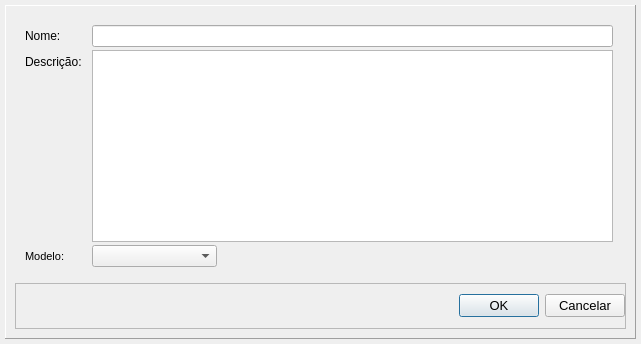
<?xml version="1.0" encoding="UTF-8"?>
<ui version="4.0">
 <class>ProjectDialog</class>
 <widget class="QDialog" name="ProjectDialog">
  <property name="geometry">
   <rect>
    <x>0</x>
    <y>0</y>
    <width>641</width>
    <height>344</height>
   </rect>
  </property>
  <property name="sizePolicy">
   <sizepolicy hsizetype="Minimum" vsizetype="Minimum">
    <horstretch>0</horstretch>
    <verstretch>0</verstretch>
   </sizepolicy>
  </property>
  <property name="windowTitle">
   <string>Novo Projeto</string>
  </property>
  <property name="windowIcon">
   <iconset>
    <normaloff>../styles/icon.ico</normaloff>../styles/icon.ico</iconset>
  </property>
  <layout class="QVBoxLayout" name="verticalLayout">
   <property name="spacing">
    <number>5</number>
   </property>
   <property name="sizeConstraint">
    <enum>QLayout::SetMinimumSize</enum>
   </property>
   <property name="leftMargin">
    <number>5</number>
   </property>
   <property name="topMargin">
    <number>5</number>
   </property>
   <property name="rightMargin">
    <number>5</number>
   </property>
   <property name="bottomMargin">
    <number>5</number>
   </property>
   <item>
    <widget class="QFrame" name="frame">
     <property name="frameShape">
      <enum>QFrame::Panel</enum>
     </property>
     <property name="frameShadow">
      <enum>QFrame::Raised</enum>
     </property>
     <layout class="QVBoxLayout" name="verticalLayout_2">
      <property name="spacing">
       <number>6</number>
      </property>
      <item>
       <widget class="QFrame" name="main">
        <property name="sizePolicy">
         <sizepolicy hsizetype="Minimum" vsizetype="Minimum">
          <horstretch>0</horstretch>
          <verstretch>0</verstretch>
         </sizepolicy>
        </property>
        <property name="frameShape">
         <enum>QFrame::NoFrame</enum>
        </property>
        <property name="frameShadow">
         <enum>QFrame::Raised</enum>
        </property>
        <layout class="QFormLayout" name="formLayout">
         <property name="horizontalSpacing">
          <number>10</number>
         </property>
         <property name="verticalSpacing">
          <number>3</number>
         </property>
         <property name="leftMargin">
          <number>10</number>
         </property>
         <property name="topMargin">
          <number>10</number>
         </property>
         <property name="rightMargin">
          <number>10</number>
         </property>
         <property name="bottomMargin">
          <number>10</number>
         </property>
         <item row="0" column="0">
          <widget class="QLabel" name="nameLabel">
           <property name="font">
            <font>
             <family>MS Shell Dlg 2</family>
            </font>
           </property>
           <property name="text">
            <string>Nome:</string>
           </property>
          </widget>
         </item>
         <item row="7" column="0">
          <widget class="QLabel" name="modelLabel">
           <property name="font">
            <font>
             <family>MS Shell Dlg 2</family>
             <pointsize>8</pointsize>
            </font>
           </property>
           <property name="text">
            <string>Modelo:</string>
           </property>
          </widget>
         </item>
         <item row="7" column="1">
          <widget class="QComboBox" name="modelCombo">
           <property name="sizePolicy">
            <sizepolicy hsizetype="Fixed" vsizetype="Fixed">
             <horstretch>0</horstretch>
             <verstretch>0</verstretch>
            </sizepolicy>
           </property>
           <property name="minimumSize">
            <size>
             <width>125</width>
             <height>0</height>
            </size>
           </property>
          </widget>
         </item>
         <item row="3" column="0">
          <widget class="QLabel" name="descriptionLabel">
           <property name="font">
            <font>
             <family>MS Shell Dlg 2</family>
            </font>
           </property>
           <property name="text">
            <string>Descrição:</string>
           </property>
          </widget>
         </item>
         <item row="0" column="1">
          <widget class="QLineEdit" name="nameEdit">
           <property name="sizePolicy">
            <sizepolicy hsizetype="Fixed" vsizetype="Fixed">
             <horstretch>0</horstretch>
             <verstretch>0</verstretch>
            </sizepolicy>
           </property>
           <property name="minimumSize">
            <size>
             <width>521</width>
             <height>0</height>
            </size>
           </property>
          </widget>
         </item>
         <item row="3" column="1">
          <widget class="QTextEdit" name="descriptionEdit">
           <property name="sizePolicy">
            <sizepolicy hsizetype="Fixed" vsizetype="Fixed">
             <horstretch>0</horstretch>
             <verstretch>0</verstretch>
            </sizepolicy>
           </property>
           <property name="minimumSize">
            <size>
             <width>521</width>
             <height>180</height>
            </size>
           </property>
          </widget>
         </item>
        </layout>
       </widget>
      </item>
      <item>
       <widget class="QFrame" name="saveBar">
        <property name="sizePolicy">
         <sizepolicy hsizetype="Preferred" vsizetype="Minimum">
          <horstretch>0</horstretch>
          <verstretch>0</verstretch>
         </sizepolicy>
        </property>
        <property name="frameShape">
         <enum>QFrame::StyledPanel</enum>
        </property>
        <property name="frameShadow">
         <enum>QFrame::Raised</enum>
        </property>
        <layout class="QHBoxLayout" name="horizontalLayout">
         <property name="spacing">
          <number>6</number>
         </property>
         <property name="leftMargin">
          <number>0</number>
         </property>
         <property name="topMargin">
          <number>0</number>
         </property>
         <property name="rightMargin">
          <number>0</number>
         </property>
         <property name="bottomMargin">
          <number>0</number>
         </property>
         <item>
          <spacer name="horizontalSpacer">
           <property name="orientation">
            <enum>Qt::Horizontal</enum>
           </property>
           <property name="sizeHint" stdset="0">
            <size>
             <width>200</width>
             <height>20</height>
            </size>
           </property>
          </spacer>
         </item>
         <item>
          <widget class="QPushButton" name="okBtn">
           <property name="font">
            <font>
             <family>MS Shell Dlg 2</family>
             <pointsize>10</pointsize>
            </font>
           </property>
           <property name="text">
            <string>OK</string>
           </property>
           <property name="iconSize">
            <size>
             <width>17</width>
             <height>17</height>
            </size>
           </property>
           <property name="default">
            <bool>true</bool>
           </property>
          </widget>
         </item>
         <item>
          <widget class="QPushButton" name="cancelBtn">
           <property name="font">
            <font>
             <family>MS Shell Dlg 2</family>
             <pointsize>10</pointsize>
            </font>
           </property>
           <property name="text">
            <string>Cancelar</string>
           </property>
           <property name="iconSize">
            <size>
             <width>17</width>
             <height>17</height>
            </size>
           </property>
          </widget>
         </item>
        </layout>
       </widget>
      </item>
     </layout>
    </widget>
   </item>
  </layout>
 </widget>
 <resources/>
 <connections/>
</ui>
